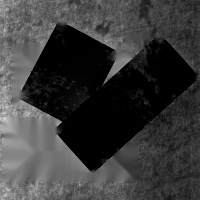
#> input picture augmentsets/IMAGES/crazing_112_ifa.jpg, 200 x 200 px
$ python -i industryFeatureAugment.py   (imports and definitions only)
#> lines starting #> are read from the running program, lines starting #| are printed output that depends on the picture; after the words box and inside, x2 and y2 are one past the last pixel; in counts of white or black regions, pixels touching at a corner belong together
### common/utils/conver.py
# yolo格式坐标转化为voc格式
# [32 lines left out: functions coordinateYolo2voc, coordinateVoc2yolo, not called in this run]


# 日志info转换
def conver_log(message, para, para_val):
    info = str(message) + ","
    for i in range(len(para)):
        info = info + str(para[i]) + ":[" + str(para_val[i]) + "]"
    return info

### common/utils/compute.py
import numpy as np


# 计算RGB三通道均值与方差
def compute_RGB_mean_var(img):
    RGB_mean = []
    RGB_var = []
    # print(img[:, :, 0])
    # print(img[:, :, 1])
    # print(img[:, :, 2])
    R_mean = np.mean(img[:, :, 2])
    G_mean = np.mean(img[:, :, 0])
    B_mean = np.mean(img[:, :, 1])
    RGB_mean.append(R_mean)
    RGB_mean.append(G_mean)
    RGB_mean.append(B_mean)
    # print(RGB_mean)
    R_var = np.var(img[:, :, 2])
    G_var = np.var(img[:, :, 0])
    B_var = np.var(img[:, :, 1])
    RGB_var.append(R_var)
    RGB_var.append(G_var)
    RGB_var.append(B_var)
    # print(RGB_var)
    return RGB_mean, RGB_var


# 计算角度
def rad(x):
    return x * np.pi / 180


# 计算标注
# [9 lines left out: function anno_compute, not called in this run]

### common/utils/log.py
import logging
import time
import os

log_path = os.path.join((os.path.dirname(os.path.dirname(os.path.realpath(__file__)))), 'logs')
a = os.path.exists(log_path)
if a == False:  # 判断a路径是否存在，不存在则创建一个路径文件夹
    os.mkdir(log_path)


class Log:
    def __init__(self):
        # 初始化创建一个带时间戳的log文件
        self.logname = os.path.join(log_path, '{0}.log'.format(time.strftime('%Y-%m-%d')))

    def __printconsole(self, level, message):
        # 创建一个logger
        logger = logging.getLogger()
        logger.setLevel(logging.DEBUG)
        # 创建一个handler，用于写入日志文件
        fh = logging.FileHandler(self.logname, 'a', encoding='utf-8')
        fh.setLevel(logging.DEBUG)
        # 再创建一个handler，用于输出到控制台
        ch = logging.StreamHandler()
        ch.setLevel(logging.DEBUG)
        # 定义handler的输出格式
        formatter = logging.Formatter('%(asctime)s - %(name)s - %(levelname)s - %(message)s')
        fh.setFormatter(formatter)
        ch.setFormatter(formatter)
        # 给logger添加handler
        logger.addHandler(fh)
        logger.addHandler(ch)
        # 记录一条日志
        if level == 'info':
            logger.info(message)
        elif level == 'debug':
            logger.debug(message)
        elif level == 'warning':
            logger.warning(message)
        elif level == 'error':
            logger.error(message)
        logger.removeHandler(ch)
        logger.removeHandler(fh)
        # 关闭打开的文件
        fh.close()

    def debug(self, message):
        self.__printconsole('debug', message)

    def info(self, message):
        self.__printconsole('info', message)

    def warning(self, message):
        self.__printconsole('warning', message)

    def error(self, message):
        self.__printconsole('error', message)

### model/industryFeatureAugment.py
from common.utils.conver import *
from common.utils.compute import *
from common.utils.log import *
import random
import cv2
from math import *
import numpy as np


class IndustryFeatureAugment():
    # 色彩变换模型
    # ----------------------------------------------------------------------------------------
    # 参数控制：
    # defect_img：缺陷图像；类型：img
    # light：亮度值；取值范围：（-1,1）；类型：double；示例：0,5
    # saturatuin：对比度值；取值范围：（-1,1）；类型：double；示例：0.5
    # tone_r：r通道色调值；取值范围：（-1,1）；类型：double；示例：0.5
    # tone_g：g通道色调值；取值范围：（-1,1）；类型：double；示例：0.5
    # tone_b：b通道色调值；取值范围：（-1,1）；类型：double：示例：0.5
    # 注：
    # 灰度图像色调均保持为0
    # 如果是三通道图像自行在范围内取任意值或随机值
    # 返回值：img
    def colorTrans(self, defect_img, light=None, saturation=None, tone_r=None, tone_g=None, tone_b=None):
        log = Log()
        # 参数控制，None值参数取随机值
        if (light is None):
            light = random.uniform(-1, 1)
        if (saturation is None):
            saturation = random.uniform(-1, 1)
        if (tone_r is None and tone_g is None and tone_b is None):
            tone_r = tone_g = tone_b = random.uniform(-1, 1)

        # 前置校验
        if (light < -1 or light > 1):
            assert "亮度调节参数范围应在[-1,1]"
        if (saturation < -1 or saturation > 1):
            assert "饱和度调节参数范围应在[-1,1]"
        if (tone_b < -1 or tone_b > 1):
            assert "b通道色调调节参数范围应在[-1,1]"
        if (tone_g < -1 or tone_g > 1):
            assert "g通道色调调节参数范围应在[-1,1]"
        if (tone_r < -1 or tone_r > 1):
            assert "r通道色调调节参数范围应在[-1,1]"

        # 打日志
        log.info(conver_log("工业缺陷特征模拟色彩变换模型", ["亮度调节参数", "饱和度调节参数", "r通道色调调节参数", "g通道色调调节参数", "b通道色调调节参数"],
                            [light, saturation, tone_r, tone_g, tone_b]))

        # 对缺陷图像进行二值化处理，缺陷位置像素值为0，非缺陷位置像素值为255
        bin_img = self.binarization(defect_img)

        # 获取图像RGB均值与方差
        # RGB_mean[0][1][2]--R均值，G均值，B均值
        # RGB_var[0][1][2]--R方差，G方差，B方差
        RGB_mean, RGB_var = compute_RGB_mean_var(defect_img)
        R_mean, G_mean, B_mean = RGB_mean[0], RGB_mean[1], RGB_mean[2]
        R_var, G_var, B_var = RGB_var[0], RGB_var[1], RGB_var[2]

        # 图像处理前置过程
        rows, cols, channels = defect_img.shape
        img_new = defect_img.copy()

        # 色彩变换公式
        for i in range(rows):
            for j in range(cols):

                # 缺陷部分变换，即二值化后缺陷图像像素点255的部分（缺陷部分）进行色彩变换
                if (bin_img[i, j] == 0):
                    # 获取缺陷位置像素点
                    R = defect_img[i, j][2]
                    B = defect_img[i, j][1]
                    G = defect_img[i, j][0]

                    # R通道变换
                    R_mean_new = (1 + light) * R_mean + tone_r * R_mean
                    R_var_new = (1 + saturation) * R_var
                    R_new = (R - R_mean) / R_var * R_var_new + R_mean_new

                    if R_new > 255:  # 防止像素值越界（0~255）
                        img_new[i, j][2] = 255
                    elif R_new < 0:  # 防止像素值越界（0~255）
                        img_new[i, j][2] = 0
                    img_new[i, j][2] = R_new

                    # G通道变换
                    G_mean_new = (1 + light) * G_mean + tone_g * G_mean
                    G_var_new = (1 + saturation) * G_var
                    G_new = (G - G_mean) / G_var * G_var_new + G_mean_new

                    if G_new > 255:  # 防止像素值越界（0~255）
                        img_new[i, j][1] = 255
                    elif G_new < 0:  # 防止像素值越界（0~255）
                        img_new[i, j][1] = 0
                    img_new[i, j][1] = G_new

                    # B通道变换
                    B_mean_new = (1 + light) * B_mean + tone_b * B_mean
                    B_var_new = (1 + saturation) * B_var
                    B_new = (B - B_mean) / B_var * B_var_new + B_mean_new

                    if B_new > 255:  # 防止像素值越界（0~255）
                        img_new[i, j][0] = 255
                    elif B_new < 0:  # 防止像素值越界（0~255）
                        img_new[i, j][0] = 0
                    img_new[i, j][0] = B_new

                # 非缺陷位置不进行变换
                else:
                    img_new[i, j, 0] = defect_img[i, j, 0]
                    img_new[i, j, 1] = defect_img[i, j, 1]
                    img_new[i, j, 2] = defect_img[i, j, 2]

        return img_new

    # ----------------------------------------------------------------------------------------

    # 方位变换模型
    # ----------------------------------------------------------------------------------------
    # 注：
    # 随机位置，主要是标注的变换，用于后续缺陷与原工件图进行融合
    # 参数控制：
    # size：工件图像尺寸；类型：长度为2的list列表；示例：[200,200]
    #       size[0]：工件图像宽度width类型为int，
    #       size[1]：工件图像高度height类型为int；
    # box：缺陷图像位置中心点坐标与尺寸；类型：长度为4的list列表；示例：[0.5,0.5,0.1，0.1]
    #       box[0]：缺陷所处位置中心点x值，x坐标/工件宽度width，double类型
    #       box[1]：缺陷所处位置中心点y值，y坐标/工件高度height，double类型
    #       box[2]：缺陷宽度w，w/工件宽度weight，double类型
    #       box[2]：缺陷宽度h，h/工件宽高度height，double类型
    # 返回值：变换后方位坐标box
    # [306 lines left out: functions siteTrans, zoomTrans, rotateTrans, flipTrans, annotationTrans, defectErasure and 2 more, not called in this run]

    # 图像二值化处理
    def binarization(self, img):
        # 变微灰度图
        gray = cv2.cvtColor(img, cv2.COLOR_BGR2GRAY)

        # 大津法二值化
        retval, dst = cv2.threshold(gray, 0, 255, cv2.THRESH_OTSU)

        # 腐蚀和膨胀是对白色部分而言的，膨胀，白区域变大，最后的参数为迭代次数
        dst = cv2.dilate(dst, None, iterations=1)
        # 腐蚀，白区域变小
        dst = cv2.erode(dst, None, iterations=4)

        return dst
    # ----------------------------------------------------------------------------------------

>>> import cv2
>>> picture = cv2.imread('../augmentsets/IMAGES/crazing_112_ifa.jpg')
#> picture is the input picture: shape (200, 200, 3); min 0, max 225, mean 58.5
>>> result = IndustryFeatureAugment().colorTrans(picture)
#> in binarization, `retval, dst = cv2.threshold(gray, 0, 255, cv2.THRESH_OTSU)`:
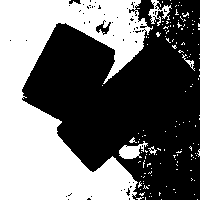
#> dst: shape (200, 200); 43.1% white; 143 white regions (137 under 20 px), largest, box (x1, y1, x2, y2) and area: (0, 0, 153, 200) 16212, (119, 141, 148, 159) 277, (148, 0, 172, 26) 228, (182, 54, 195, 71) 52, (148, 146, 157, 155) 31, (129, 137, 137, 143) 22
#> in binarization, `retval, dst = cv2.threshold(gray, 0, 255, cv2.THRESH_OTSU)`: retval = 64
#> in binarization, `dst = cv2.dilate(dst, None, iterations=1)`:
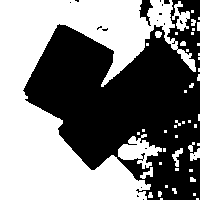
#> dst: shape (200, 200); 50.3% white; 18 black regions (15 under 20 px), largest, box (x1, y1, x2, y2) and area: (23, 0, 200, 200) 19647, (139, 0, 153, 26) 174, (164, 0, 170, 4) 22
#> in binarization, `dst = cv2.erode(dst, None, iterations=4)`:
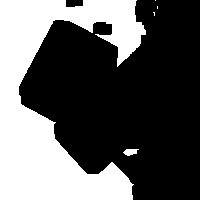
#> dst: shape (200, 200); 36.1% white; 5 white regions (3 under 20 px), largest, box (x1, y1, x2, y2) and area: (0, 0, 146, 200) 14366, (123, 149, 139, 156) 76
#> in compute_RGB_mean_var, `R_mean = np.mean(img[:, :, 2])`: R_mean = 58.55
#> in compute_RGB_mean_var, `R_var = np.var(img[:, :, 2])`: R_var = 2414.9
#> in colorTrans, `RGB_mean, RGB_var = compute_RGB_mean_var(defect_img)`: RGB_mean = [58.55, 58.55, 58.55]; RGB_var = [2414.9, 2414.9, 2414.9]
#> in colorTrans, `R_mean, G_mean, B_mean = RGB_mean[0], RGB_mean[1], RGB_mean[2]`: R_mean = 58.55
#> in colorTrans, `R_var, G_var, B_var = RGB_var[0], RGB_var[1], RGB_var[2]`: R_var = 2414.9
#> after the loop in colorTrans, `for i in range(rows):`:
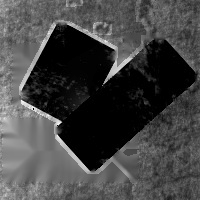
#> img_new: shape (200, 200, 3); min 0, max 250, mean 68.3

$ run again, on augmentsets/IMAGES/crazing_146_ifa.jpg
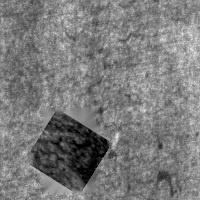
#> input picture augmentsets/IMAGES/crazing_146_ifa.jpg, 200 x 200 px
#> picture is the input picture: shape (200, 200, 3); min 0, max 239, mean 122.9
#> in binarization, `retval, dst = cv2.threshold(gray, 0, 255, cv2.THRESH_OTSU)`:
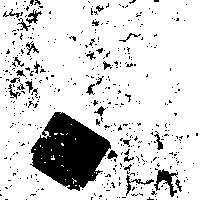
#> dst: shape (200, 200); 83.8% white; 439 black regions (409 under 20 px), largest, box (x1, y1, x2, y2) and area: (30, 112, 111, 191) 3840, (154, 169, 178, 197) 255, (126, 175, 154, 196) 110
#> retval = 99
#> in compute_RGB_mean_var, `R_mean = np.mean(img[:, :, 2])`: R_mean = 122.9
#> in compute_RGB_mean_var, `R_var = np.var(img[:, :, 2])`: R_var = 1149.1
#> RGB_mean = [122.9, 122.9, 122.9]; RGB_var = [1149.1, 1149.1, 1149.1]
#> in colorTrans, `R_mean, G_mean, B_mean = RGB_mean[0], RGB_mean[1], RGB_mean[2]`: R_mean = 122.9
#> in colorTrans, `R_var, G_var, B_var = RGB_var[0], RGB_var[1], RGB_var[2]`: R_var = 1149.1
#> after the loop in colorTrans, `for i in range(rows):`:
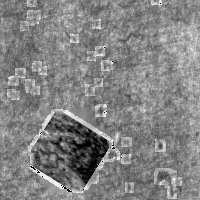
#> img_new: shape (200, 200, 3); 19.88% of pixels changed, all inside (x1, y1, x2, y2) = (7, 0, 182, 199)

$ run again, on augmentsets/IMAGES/crazing_154_ifa.jpg
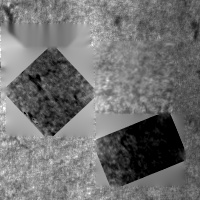
#> input picture augmentsets/IMAGES/crazing_154_ifa.jpg, 200 x 200 px
#> picture is the input picture: shape (200, 200, 3); min 0, max 255, mean 112.2
#> in binarization, `retval, dst = cv2.threshold(gray, 0, 255, cv2.THRESH_OTSU)`:
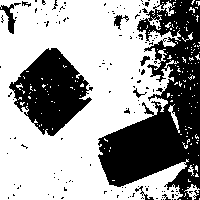
#> dst: shape (200, 200); 62.3% white; 144 black regions (135 under 20 px), largest, box (x1, y1, x2, y2) and area: (98, 0, 200, 200) 10005, (9, 48, 93, 136) 4115, (0, 3, 21, 34) 199
#> retval = 102
#> in compute_RGB_mean_var, `R_mean = np.mean(img[:, :, 2])`: R_mean = 112.2
#> in compute_RGB_mean_var, `R_var = np.var(img[:, :, 2])`: R_var = 2284.7
#> RGB_mean = [112.2, 112.2, 112.2]; RGB_var = [2284.7, 2284.7, 2284.7]
#> in colorTrans, `R_mean, G_mean, B_mean = RGB_mean[0], RGB_mean[1], RGB_mean[2]`: R_mean = 112.2
#> in colorTrans, `R_var, G_var, B_var = RGB_var[0], RGB_var[1], RGB_var[2]`: R_var = 2284.7
#> after the loop in colorTrans, `for i in range(rows):`:
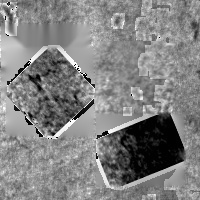
#> img_new: shape (200, 200, 3); min 0, max 255, mean 129.8
